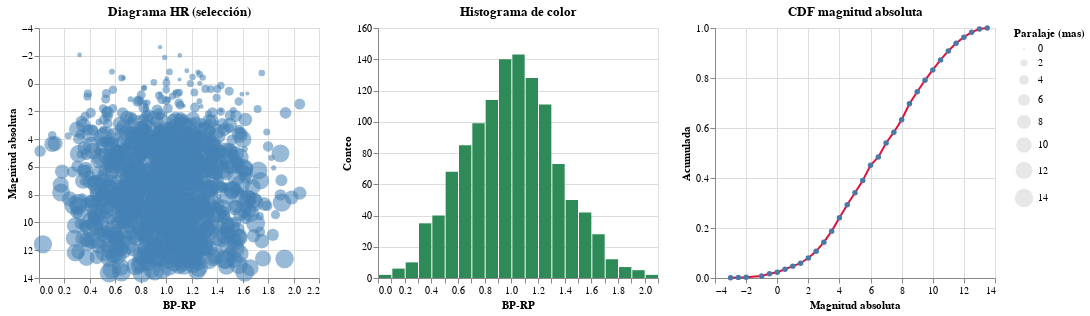

Here is the notebook cell this chart was saved with:
### Markdown cell above
<div style="background-color:#ffe6f0; border-radius:12px; padding:15px; border:1px solid #ff99cc;">

<h3 style="color:#cc0066; margin-top:0;">🌸 Pregunta 4 — Interactive Analysis (Altair)</h3>

<p style="color:#1a1a1a; font-size:15px; margin:0 0 10px 0;">
<b>a) ¿Cómo cambia el histograma de color al hacer brush en la secuencia principal (BP–RP = 0.2 a 1.0, G &lt; 16)?</b><br>
El histograma se vuelve mucho más enfocado: básicamente se concentra solo en ese rango de color y desaparecen las colas extremas. 
Es como limpiar la muestra, porque estamos quitando estrellas que no pertenecen a la secuencia principal, como las muy rojas (gigantes) o muy azules. 
Entonces ya no se ve toda la población mezclada, sino solo esa franja específica.
</p>

<p style="color:#1a1a1a; font-size:15px; margin:0 0 10px 0;">
<b>b) ¿Por qué el tamaño del marcador se correlaciona con la paralaje?</b><br>
Porque la paralaje está directamente relacionada con qué tan cerca está una estrella. 
A mayor paralaje, la estrella está más cerca (d ∝ 1/ϖ). 
Entonces, si el tamaño depende de la paralaje, los puntos más grandes representan estrellas cercanas y los pequeños estrellas lejanas. 
Es una forma visual rápida de ver la distancia en el gráfico.
</p>

<p style="color:#1a1a1a; font-size:15px; margin:0;">
<b>c) Distribución acumulada de magnitud absoluta</b><br>
Este punto se desarrolla en el código de abajo.
</p>

</div>

### Code cell
import numpy as np
import pandas as pd
import altair as alt


# DATOS 
np.random.seed(1997) #mi fecha de nacimiento
N = 1200
df = pd.DataFrame({
    "bp_rp": np.random.normal(1.0, 0.35, N),
    "phot_g_mean_mag": np.random.uniform(8, 18, N),
    "parallax": np.random.uniform(0.5, 15, N)  # mas
})

# Magnitud absoluta: M_G = m_G + 5*log10(parallax_mas) - 10
df["abs_mag"] = df["phot_g_mean_mag"] + 5*np.log10(df["parallax"]) - 10

# Selección interactiva
brush = alt.selection_interval()

# Panel 1
scatter = (
    alt.Chart(df)
    .mark_circle(opacity=0.55)
    .encode(
        x=alt.X("bp_rp:Q", title="BP-RP"),
        y=alt.Y("abs_mag:Q", title="Magnitud absoluta", scale=alt.Scale(reverse=True)),
        size=alt.Size("parallax:Q", title="Paralaje (mas)"),
        color=alt.condition(brush, alt.value("steelblue"), alt.value("lightgray"))
    )
    .add_params(brush)
    .properties(width=280, height=250, title="Diagrama HR (selección)")
)

# Panel 2
hist_color = (
    alt.Chart(df)
    .transform_filter(brush)
    .mark_bar(color="seagreen")
    .encode(
        x=alt.X("bp_rp:Q", bin=alt.Bin(maxbins=35), title="BP-RP"),
        y=alt.Y("count():Q", title="Conteo")
    )
    .properties(width=280, height=250, title="Histograma de color")
)

# Panel 3 (CDF)
cdf_mag = (
    alt.Chart(df)
    .transform_filter(brush)
    .transform_bin("M_bin", "abs_mag", bin=alt.Bin(maxbins=40))
    .transform_aggregate(n="count()", groupby=["M_bin"])
    .transform_window(
        cum_n="sum(n)",
        sort=[alt.SortField("M_bin", order="ascending")]
    )
    .transform_joinaggregate(total_n="sum(n)")
    .transform_calculate(cdf="datum.cum_n / datum.total_n")
    .mark_line(color="crimson", point=True)
    .encode(
        x=alt.X("M_bin:Q", title="Magnitud absoluta"),
        y=alt.Y("cdf:Q", title="Acumulada", scale=alt.Scale(domain=[0, 1]))
    )
    .properties(width=280, height=250, title="CDF magnitud absoluta")
)

final_chart = alt.hconcat(scatter, hist_color, cdf_mag)
final_chart

### Figure 1 — Vega-Lite specification as saved in the notebook (floating-point values rounded to 4 significant figures; data arrays with more than 128 entries replaced by an {"elided": "..."} marker saying what was removed)
{"config": {"view": {"continuousWidth": 300, "continuousHeight": 300}}, "hconcat": [{"mark": {"type": "circle", "opacity": 0.55}, "encoding": {"color": {"condition": {"param": "param_54dd647193d9b3b3", "value": "steelblue"}, "value": "lightgray"}, "size": {"field": "parallax", "title": "Paralaje (mas)", "type": "quantitative"}, "x": {"field": "bp_rp", "title": "BP-RP", "type": "quantitative"}, "y": {"field": "abs_mag", "scale": {"reverse": true}, "title": "Magnitud absoluta", "type": "quantitative"}}, "height": 250, "name": "view_5f45d0a8ec6ed467_0", "title": "Diagrama HR (selección)", "width": 280}, {"mark": {"type": "bar", "color": "seagreen"}, "encoding": {"x": {"bin": {"maxbins": 35}, "field": "bp_rp", "title": "BP-RP", "type": "quantitative"}, "y": {"aggregate": "count", "title": "Conteo", "type": "quantitative"}}, "height": 250, "title": "Histograma de color", "transform": [{"filter": {"param": "param_54dd647193d9b3b3"}}], "width": 280}, {"mark": {"type": "line", "color": "crimson", "point": true}, "encoding": {"x": {"field": "M_bin", "title": "Magnitud absoluta", "type": "quantitative"}, "y": {"field": "cdf", "scale": {"domain": [0, 1]}, "title": "Acumulada", "type": "quantitative"}}, "height": 250, "title": "CDF magnitud absoluta", "transform": [{"filter": {"param": "param_54dd647193d9b3b3"}}, {"bin": {"maxbins": 40}, "field": "abs_mag", "as": "M_bin"}, {"aggregate": [{"op": "count", "as": "n"}], "groupby": ["M_bin"]}, {"window": [{"op": "sum", "field": "n", "as": "cum_n"}], "sort": [{"field": "M_bin", "order": "ascending"}]}, {"joinaggregate": [{"op": "sum", "field": "n", "as": "total_n"}]}, {"calculate": "datum.cum_n / datum.total_n", "as": "cdf"}], "width": 280}], "data": {"name": "data-6471edca2ab184b76d2eafdd7590687c"}, "params": [{"name": "param_54dd647193d9b3b3", "select": {"type": "interval"}, "views": ["view_5f45d0a8ec6ed467_0"]}], "$schema": "https://vega.github.io/schema/vega-lite/v6.1.0.json", "datasets": {"data-6471edca2ab184b76d2eafdd7590687c": {"elided": "1200 records"}}}
